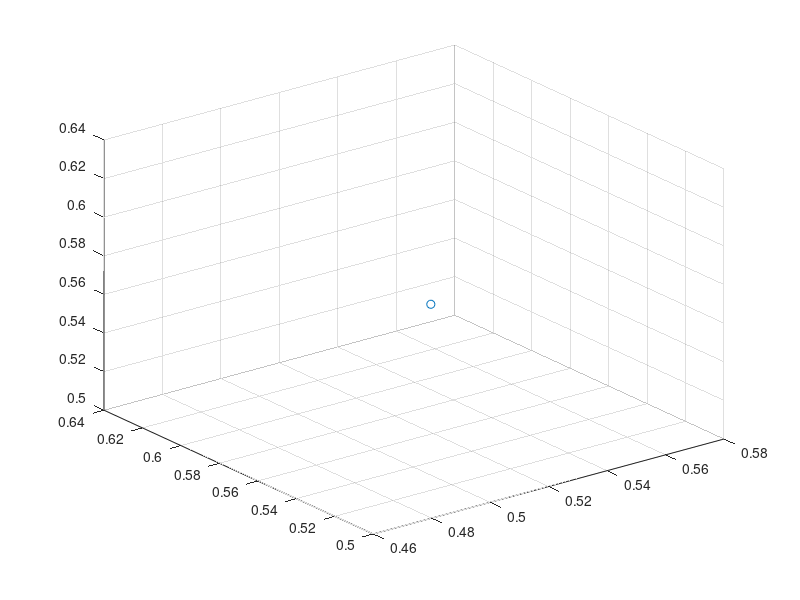

This figure's MATLAB source:
function threeD_plot_random_data
data = rand(3,10);
set(gca, 'XLim', [0 200],'YLim', [0 200],'ZLim', [0 200]);
for i =1:size(data,2)
    scatter3(data(1,i), data(2,i), data(3,i))
    F =getframe
    
end
